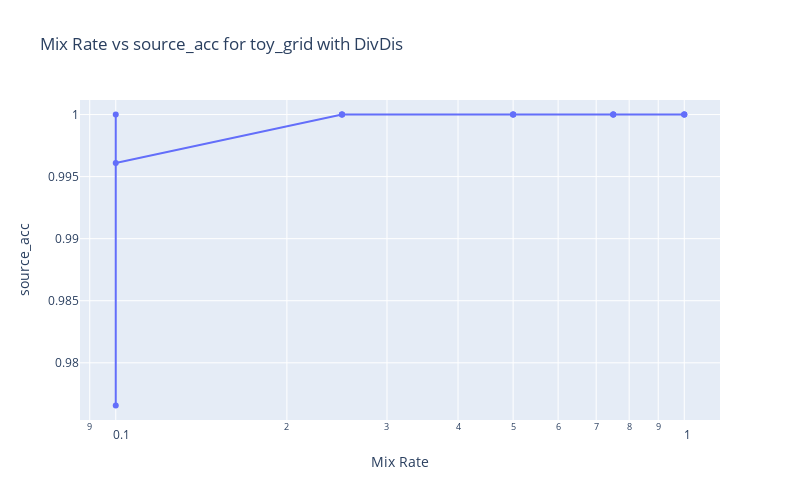
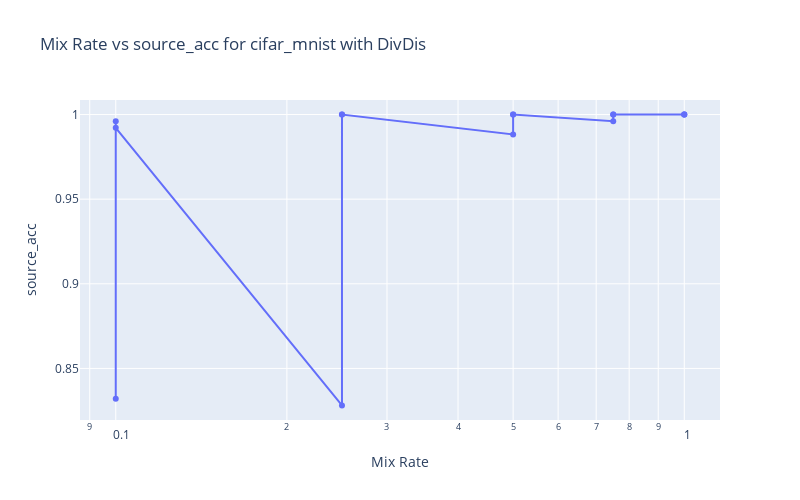
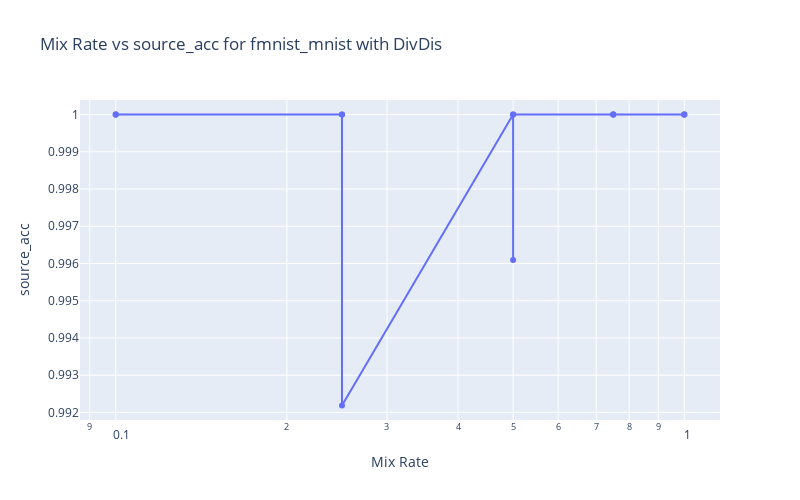
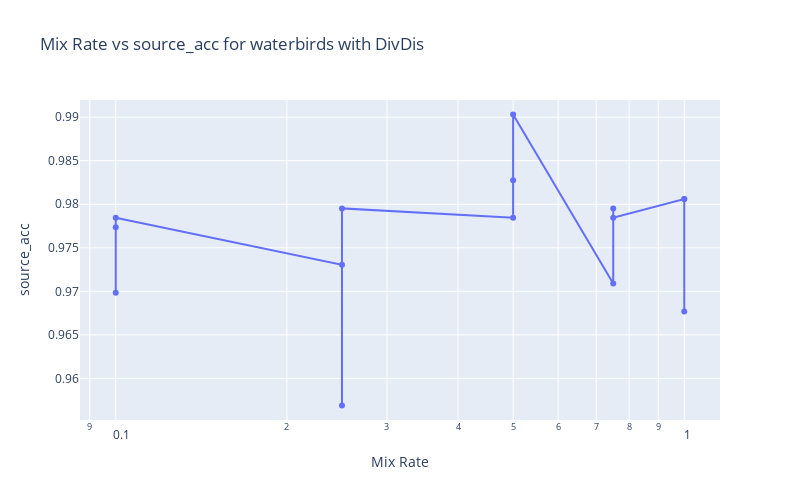

These figures' notebook cell, in order:
### Code cell
method_name = "DivDis"
metric = "source_acc"
use_y_log_scale = False 
use_x_log_scale = True

fig = plot_aux_weight_vs_metric(df, method_name=method_name, dataset="toy_grid", metric=metric, use_x_log_scale=use_x_log_scale, use_y_log_scale=use_y_log_scale)
fig.show()

fig = plot_aux_weight_vs_metric(df, method_name=method_name, dataset="cifar_mnist", metric=metric, use_x_log_scale=use_x_log_scale, use_y_log_scale=use_y_log_scale)
fig.show()

fig = plot_aux_weight_vs_metric(df, method_name=method_name, dataset="fmnist_mnist", metric=metric, use_x_log_scale=use_x_log_scale, use_y_log_scale=use_y_log_scale)
fig.show()

fig = plot_aux_weight_vs_metric(df, method_name=method_name, dataset="waterbirds", metric=metric, use_x_log_scale=use_x_log_scale, use_y_log_scale=use_y_log_scale)
fig.show()

fig = plot_aux_weight_vs_metric(df, method_name=method_name, dataset="celebA-0", metric=metric, use_x_log_scale=use_x_log_scale, use_y_log_scale=use_y_log_scale)
fig.show()

fig = plot_aux_weight_vs_metric(df, method_name=method_name, dataset="multi-nli", metric=metric, use_x_log_scale=use_x_log_scale, use_y_log_scale=use_y_log_scale)
fig.show()

### Figure 1 — Plotly figure (JSON) as saved in the notebook; plotly's stock layout.template omitted (floating-point values rounded to 4 significant figures)
{"data": [{"mode": "markers+lines", "type": "scatter", "x": [0.1, 0.1, 0.1, 0.25, 0.25, 0.25, 0.5, 0.5, 0.5, 0.75, 0.75, 0.75, 1, 1, 1], "y": [0.9766, 1, 0.9961, 1, 1, 1, 1, 1, 1, 1, 1, 1, 1, 1, 1]}], "layout": {"height": 500, "title": {"text": "Mix Rate vs source_acc for toy_grid with DivDis"}, "width": 800, "xaxis": {"title": {"text": "Mix Rate"}, "type": "log"}, "yaxis": {"range": [0.9754, 1.001], "title": {"text": "source_acc"}}}}

### Figure 2 — Plotly figure (JSON) as saved in the notebook; plotly's stock layout.template omitted (floating-point values rounded to 4 significant figures)
{"data": [{"mode": "markers+lines", "type": "scatter", "x": [0.1, 0.1, 0.1, 0.25, 0.25, 0.25, 0.5, 0.5, 0.5, 0.75, 0.75, 0.75, 1, 1, 1], "y": [0.832, 0.9961, 0.9922, 0.8281, 1, 1, 0.9883, 1, 1, 0.9961, 1, 1, 1, 1, 1]}], "layout": {"height": 500, "title": {"text": "Mix Rate vs source_acc for cifar_mnist with DivDis"}, "width": 800, "xaxis": {"title": {"text": "Mix Rate"}, "type": "log"}, "yaxis": {"range": [0.8195, 1.009], "title": {"text": "source_acc"}}}}

### Figure 3 — Plotly figure (JSON) as saved in the notebook; plotly's stock layout.template omitted (floating-point values rounded to 4 significant figures)
{"data": [{"mode": "markers+lines", "type": "scatter", "x": [0.1, 0.1, 0.1, 0.25, 0.25, 0.25, 0.5, 0.5, 0.5, 0.75, 0.75, 0.75, 1, 1, 1], "y": [1, 1, 1, 1, 1, 0.9922, 1, 0.9961, 1, 1, 1, 1, 1, 1, 1]}], "layout": {"height": 500, "title": {"text": "Mix Rate vs source_acc for fmnist_mnist with DivDis"}, "width": 800, "xaxis": {"title": {"text": "Mix Rate"}, "type": "log"}, "yaxis": {"range": [0.9918, 1.0], "title": {"text": "source_acc"}}}}

### Figure 4 — Plotly figure (JSON) as saved in the notebook; plotly's stock layout.template omitted (floating-point values rounded to 4 significant figures)
{"data": [{"mode": "markers+lines", "type": "scatter", "x": [0.1, 0.1, 0.1, 0.25, 0.25, 0.25, 0.5, 0.5, 0.5, 0.75, 0.75, 0.75, 1, 1, 1], "y": [0.9698, 0.9774, 0.9784, 0.9731, 0.9569, 0.9795, 0.9784, 0.9828, 0.9903, 0.9709, 0.9795, 0.9784, 0.9806, 0.9677, 0.9806]}], "layout": {"height": 500, "title": {"text": "Mix Rate vs source_acc for waterbirds with DivDis"}, "width": 800, "xaxis": {"title": {"text": "Mix Rate"}, "type": "log"}, "yaxis": {"range": [0.9552, 0.992], "title": {"text": "source_acc"}}}}
